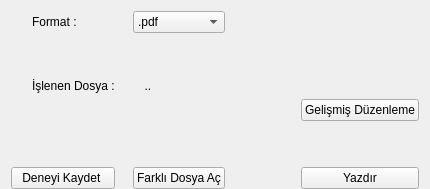
             <widget class="QFrame" name="wdg_pdfView">
              <layout class="QGridLayout" name="gridLayout_14" columnstretch="1,1,1,1">
               <property name="bottomMargin">
                <number>0</number>
               </property>
               <property name="horizontalSpacing">
                <number>18</number>
               </property>
               <item row="2" column="0">
                <spacer name="verticalSpacer_16">
                 <property name="orientation">
                  <enum>Qt::Vertical</enum>
                 </property>
                 <property name="sizeHint" stdset="0">
                  <size>
                   <width>20</width>
                   <height>40</height>
                  </size>
                 </property>
                </spacer>
               </item>
               <item row="0" column="1">
                <widget class="QComboBox" name="comboBox_formatFile">
                 <property name="cursor">
                  <cursorShape>PointingHandCursor</cursorShape>
                 </property>
                 <item>
                  <property name="text">
                   <string>.pdf</string>
                  </property>
                 </item>
                 <item>
                  <property name="text">
                   <string>.txt</string>
                  </property>
                 </item>
                </widget>
               </item>
               <item row="6" column="1">
                <widget class="QPushButton" name="pushButton_openFile_view">
                 <property name="cursor">
                  <cursorShape>PointingHandCursor</cursorShape>
                 </property>
                 <property name="text">
                  <string>Farklı Dosya Aç</string>
                 </property>
                </widget>
               </item>
               <item row="4" column="3">
                <widget class="QPushButton" name="pushButton_editFile">
                 <property name="cursor">
                  <cursorShape>PointingHandCursor</cursorShape>
                 </property>
                 <property name="text">
                  <string>Gelişmiş Düzenleme</string>
                 </property>
                </widget>
               </item>
               <item row="6" column="0">
                <widget class="QPushButton" name="pushButton_saveResults">
                 <property name="cursor">
                  <cursorShape>PointingHandCursor</cursorShape>
                 </property>
                 <property name="text">
                  <string>Deneyi Kaydet </string>
                 </property>
                </widget>
               </item>
               <item row="3" column="1" colspan="3">
                <widget class="QLabel" name="label_nameOfFile">
                 <property name="font">
                  <font>
                   <italic>true</italic>
                  </font>
                 </property>
                 <property name="text">
                  <string>..</string>
                 </property>
                 <property name="indent">
                  <number>12</number>
                 </property>
                </widget>
               </item>
               <item row="6" column="3">
                <widget class="QPushButton" name="pushButton_printResults">
                 <property name="cursor">
                  <cursorShape>PointingHandCursor</cursorShape>
                 </property>
                 <property name="text">
                  <string>Yazdır</string>
                 </property>
                </widget>
               </item>
               <item row="3" column="0">
                <widget class="QLabel" name="label_77">
                 <property name="text">
                  <string>İşlenen Dosya :</string>
                 </property>
                 <property name="indent">
                  <number>21</number>
                 </property>
                </widget>
               </item>
               <item row="5" column="0">
                <spacer name="verticalSpacer_15">
                 <property name="orientation">
                  <enum>Qt::Vertical</enum>
                 </property>
                 <property name="sizeHint" stdset="0">
                  <size>
                   <width>20</width>
                   <height>40</height>
                  </size>
                 </property>
                </spacer>
               </item>
               <item row="0" column="0">
                <widget class="QLabel" name="label_61">
                 <property name="text">
                  <string>Format :</string>
                 </property>
                 <property name="indent">
                  <number>21</number>
                 </property>
                </widget>
               </item>
               <item row="6" column="2">
                <spacer name="horizontalSpacer_5">
                 <property name="orientation">
                  <enum>Qt::Horizontal</enum>
                 </property>
                 <property name="sizeHint" stdset="0">
                  <size>
                   <width>40</width>
                   <height>20</height>
                  </size>
                 </property>
                </spacer>
               </item>
              </layout>
             </widget>
